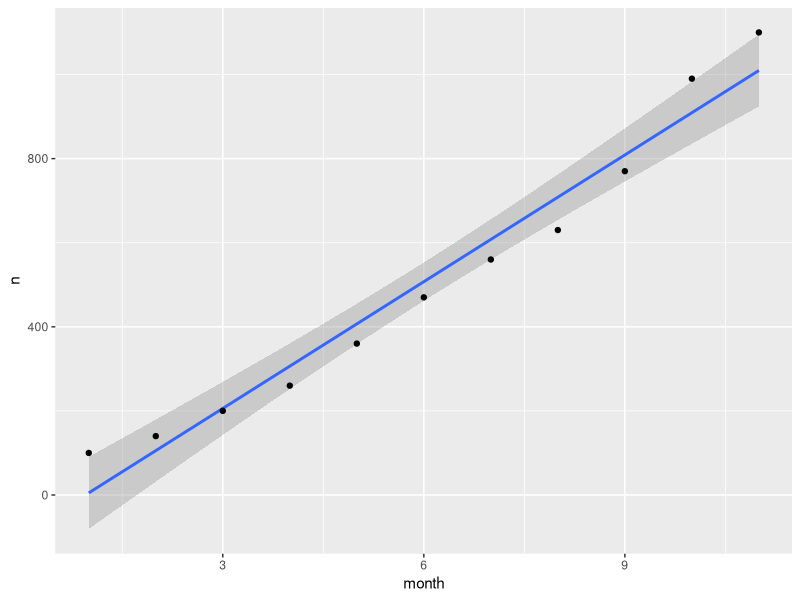
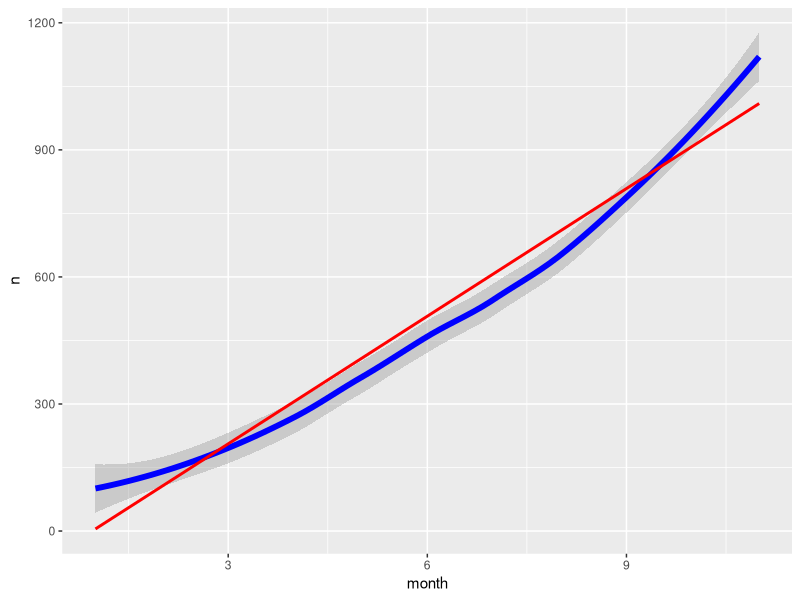

Generate these figures, in order, with R:
## ---- chunk 1
library(tidyverse)
library(knitr)
## ---- chunk 2
df<-tibble(
           month=1:11,
           n = c(100,140,200,260,360,470,560,630,770,990,1100)
           )
kable(df)
## ---- chunk 3
p <- ggplot(df, aes(month, n))+geom_smooth(method = "lm") +geom_point()
p
## ---- chunk 4
pp<- ggplot_build(p)$data[[1]] %>% 
  rename (
    month = x,
    n = y
  )
kable(pp)
## ---- chunk 5


ggplot() + 
  geom_smooth(aes(month, n), df,color="blue",lwd=2)+
  geom_line(aes(month, n), pp,color="red",lwd=1)

## ---- chunk 6
pp$month<-floor(pp$month)
## ---- chunk 7
pp <- pp %>% mutate(dup = duplicated(month)) %>% 
             filter(dup==FALSE) %>% 
             select(month,n)

df<-bind_cols(df,pp[,2])
kable(df)
